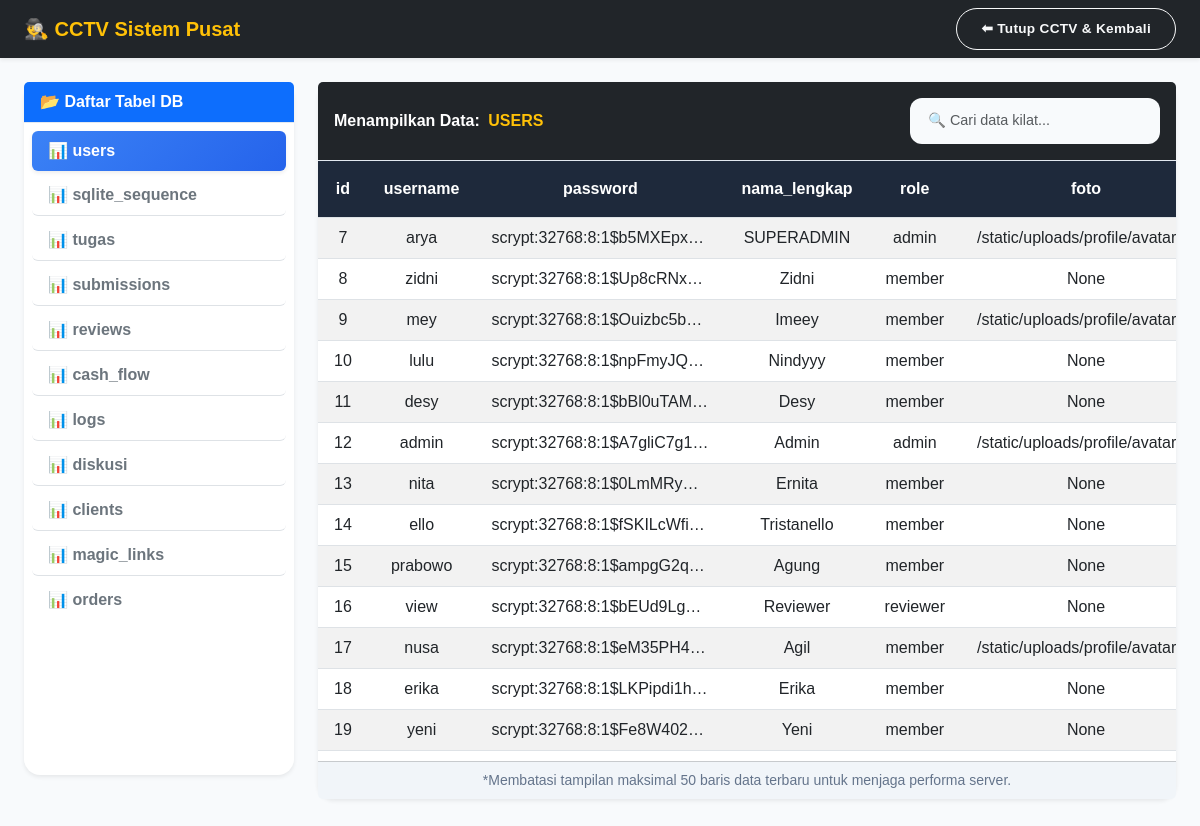
Page /secret28 (signed in) on the committed database.
### tables this page shows
CREATE TABLE users (
            id INTEGER PRIMARY KEY AUTOINCREMENT,
            username TEXT UNIQUE NOT NULL,
            password TEXT NOT NULL,
            nama_lengkap TEXT NOT NULL,
            role TEXT CHECK(role IN ('admin', 'reviewer', 'member')) NOT NULL
        , foto TEXT);

### rute_web.py (the view)
    @app.route('/secret28')
    def intip_db():
        if 'loggedin' not in session or session['role'] != 'superadmin':
            return "Woy! Mau ngapain lu? Jalur ini cuma buat Bos Besar!", 403
        conn = get_db_connection()
        tables = conn.execute("SELECT name FROM sqlite_master WHERE type='table';").fetchall()
        table_name = request.args.get('table', 'users')
        list_tabel_valid = [t['name'] for t in tables]
        if table_name not in list_tabel_valid:
            table_name = 'users'
        data = conn.execute(f"SELECT * FROM {table_name}").fetchall()
        cursor = conn.execute(f"SELECT * FROM {table_name}")
        columns = [description[0] for description in cursor.description]
        conn.close()
        return render_template('intip_db.html', tables=tables, data=data, table_name=table_name, columns=columns)

### app.py (called while the page is built)
def load_blacklist():
    if os.path.exists(FILE_BLACKLIST):
        with open(FILE_BLACKLIST, 'r') as f:
            try: return json.load(f)
            except: return []
    return []

@app.before_request
def bouncer_security():
    raw_ip = request.headers.get('X-Forwarded-For', request.remote_addr)
    ip = raw_ip.split(',')[0].strip() if raw_ip else '0.0.0.0'
    blacklist_dinamis = load_blacklist()
    if ip in BLOCKED_IPS or ip in blacklist_dinamis:
        abort(403)
    ua = request.headers.get('User-Agent', '')
    if any(bot in ua for bot in BLOCKED_UAS):
        abort(403)

@app.after_request
def izinkan_cors(response):
    domain_aman = [
        'https://skripsikuu.pythonanywhere.com',  # Web Skripsikuu sendiri
        'https://itarya.pythonanywhere.com',      # Web Monitoring lu
        'http://localhost:5000',                  # Buat lu testing di komputer lokal
        'http://127.0.0.1:5000'
    ]
    origin_masuk = request.headers.get('Origin')
    if origin_masuk in domain_aman:
        response.headers['Access-Control-Allow-Origin'] = origin_masuk
    response.headers['Access-Control-Allow-Headers'] = 'Content-Type,Authorization'
    return response

### mesin_db.py (called while the page is built)
def get_db_connection():
    db_path = os.path.join(BASE_DIR, 'dashboard_tugas.db')
    conn = sqlite3.connect(db_path, timeout=15)
    conn.row_factory = sqlite3.Row
    return conn

### templates/intip_db.html (shortened to what this page needs)
<!DOCTYPE html>
<html lang="id">
<head>
    <link href="https://cdn.jsdelivr.net/npm/bootstrap@5.3.0/dist/css/bootstrap.min.css" rel="stylesheet">
    <link rel="stylesheet" href="{{ url_for('static', filename='style.css') }}">
</head>
<body>
<nav class="navbar navbar-expand-lg navbar-dark bg-dark mb-4 shadow-sm">
    <div class="container-fluid px-4">
        <a class="navbar-brand fw-bold text-warning" href="#">🕵️‍♂️ CCTV Sistem Pusat</a>
        <div class="ms-auto">
            <a href="/dashboard" class="btn btn-outline-light btn-sm fw-bold">⬅ Tutup CCTV & Kembali</a>
        </div>
    </div>
</nav>
<div class="container-fluid px-4 mb-5">
    <div class="row">
        <div class="col-md-3 mb-4">
            <div class="card shadow-sm border-0 h-100">
                <div class="card-header bg-primary text-white fw-bold">
                    📂 Daftar Tabel DB
                </div>
                <div class="card-body p-2">
                    <div class="list-group list-group-flush">
                        {% for t in tables %}
                        <a href="?table={{ t['name'] }}" class="list-group-item list-group-item-action fw-semibold mb-1 rounded {% if table_name == t['name'] %}active text-white shadow-sm{% else %}text-secondary{% endif %}">
                            📊 {{ t['name'] }}
                        </a>
                        {% endfor %}
                    </div>
                </div>
            </div>
        </div>
        <div class="col-md-9">
            <div class="card shadow-sm border-0">
                <div class="card-header bg-dark text-white d-flex justify-content-between align-items-center fw-bold py-3">
                    <span>Menampilkan Data: <span class="text-warning text-uppercase ms-1">{{ table_name }}</span></span>
                    <input type="text" id="searchInput" class="form-control form-control-sm w-auto border-0" placeholder="🔍 Cari data kilat..." style="min-width: 250px;">
                </div>
                <div class="card-body p-0">
                    <div class="table-responsive table-container bg-white">
                        <table class="table table-hover table-striped mb-0 text-center align-middle" id="dataTable">
                            <thead>
                                <tr>
                                    {% for col in columns %}
                                    <th class="py-3 text-nowrap px-3">{{ col }}</th>
                                    {% endfor %}
                                </tr>
                            </thead>
                            <tbody>
                                {% for row in data %}
                                <tr>
                                    {% for col in columns %}
                                    <td class="text-nowrap px-3" style="max-width: 250px; overflow: hidden; text-overflow: ellipsis;" title="{{ row[col] }}">
                                        {{ row[col] }}
                                    </td>
                                    {% endfor %}
                                </tr>
                                {% else %}
                                <tr><td colspan="{{ columns|length }}" class="text-center p-5 text-muted fst-italic">Tabel ini masih kosong bos.</td></tr>
                                {% endfor %}
                            </tbody>
                        </table>
                    </div>
                </div>
                <div class="card-footer bg-light text-muted small text-center py-2">
                    *Membatasi tampilan maksimal 50 baris data terbaru untuk menjaga performa server.
                </div>
            </div>
        </div>
    </div>
</div>
</body>
</html>

### static/style.css (style rules this page uses)
:root { --bg-canvas: #f8fafc; --bg-card: #ffffff; --bg-sidebar: #ffffff; --bg-header: #ffffff; --text-utama: #0f172a; --text-muted: #64748b; --text-nav-inactive: #475569; --border-kaca: #e2e8f0; --bg-light-box: #f1f5f9; --shadow-spectra: 0 4px 20px rgba(15, 23, 42, 0.03); }
body { font-family: 'Plus Jakarta Sans', sans-serif; background-color: var(--bg-canvas); color: var(--text-utama); overflow-x: hidden; transition: background-color 0.3s ease, color 0.3s ease; position: relative; -webkit-font-smoothing: antialiased; -moz-osx-font-smoothing: grayscale; font-weight: 400; }
.text-muted { color: var(--text-muted) !important; }
.bg-light { background-color: var(--bg-light-box) !important; }
.card { border: 1px solid var(--border-kaca); background: var(--bg-card); color: var(--text-utama); border-radius: 16px; box-shadow: var(--shadow-spectra); transition: transform 0.3s ease, box-shadow 0.3s ease, border-color 0.3s ease; }
.card-header { background-color: transparent; border-bottom: 1px solid var(--border-kaca); }
.btn { border-radius: 24px; font-weight: 500; font-size: 0.85rem; padding: 10px 24px; letter-spacing: 0.3px; transition: all 0.2s ease-in-out; }
.form-control, .form-select { border-radius: 12px; border: 1px solid var(--border-kaca); background-color: var(--bg-canvas); color: var(--text-utama); padding: 12px 18px; font-size: 0.9rem; font-weight: 400; transition: all 0.2s ease; }
.table { color: var(--text-utama); vertical-align: middle; }

### templates/intip_db.html (style rules this page uses)
.table-container { max-height: 600px; overflow-y: auto; overflow-x: auto; }
.table th { position: sticky; top: 0; background: #1e293b; color: white; z-index: 1; box-shadow: 0 2px 2px -1px rgba(0, 0, 0, 0.4); }
.list-group-item.active { background: linear-gradient(135deg, #3b82f6, #2563eb) !important; border: none; }

### rows in the picture
users: id "7" "arya" "scrypt:32768:8:1$b5MXEpx…" "SUPERADMIN" "admin" "/static/uploads/profile/avatar…"
users: id "8" "zidni" "scrypt:32768:8:1$Up8cRNx…" "Zidni" "member" "None"
users: id "9" "mey" "scrypt:32768:8:1$Ouizbc5b…" "Imeey" "member" "/static/uploads/profile/avatar…"
users: id "10" "lulu" "scrypt:32768:8:1$npFmyJQ…" "Nindyyy" "member" "None"
users: id "11" "desy" "scrypt:32768:8:1$bBl0uTAM…" "Desy" "member" "None"
users: id "12" "admin" "scrypt:32768:8:1$A7gliC7g1…" "Admin" "admin" "/static/uploads/profile/avatar…"
users: id "13" "nita" "scrypt:32768:8:1$0LmMRy…" "Ernita" "member" "None"
users: id "14" "ello" "scrypt:32768:8:1$fSKILcWfi…" "Tristanello" "member" "None"
users: id "15" "prabowo" "scrypt:32768:8:1$ampgG2q…" "Agung" "member" "None"
users: id "16" "view" "scrypt:32768:8:1$bEUd9Lg…" "Reviewer" "reviewer" "None"
users: id "17" "nusa" "scrypt:32768:8:1$eM35PH4…" "Agil" "member" "/static/uploads/profile/avatar…"
users: id "18" "erika" "scrypt:32768:8:1$LKPipdi1h…" "Erika" "member" "None"
users: id "19" "yeni" "scrypt:32768:8:1$Fe8W402…" "Yeni" "member" "None"

### other values in the picture
{{ t['name'] }} "users" "sqlite_sequence" "tugas" "submissions" "reviews" "cash_flow" "logs" "diskusi" "clients" "magic_links" "orders"
{{ table_name }} "USERS"
{{ col }} "id" "username" "password" "nama_lengkap" "role" "foto"
